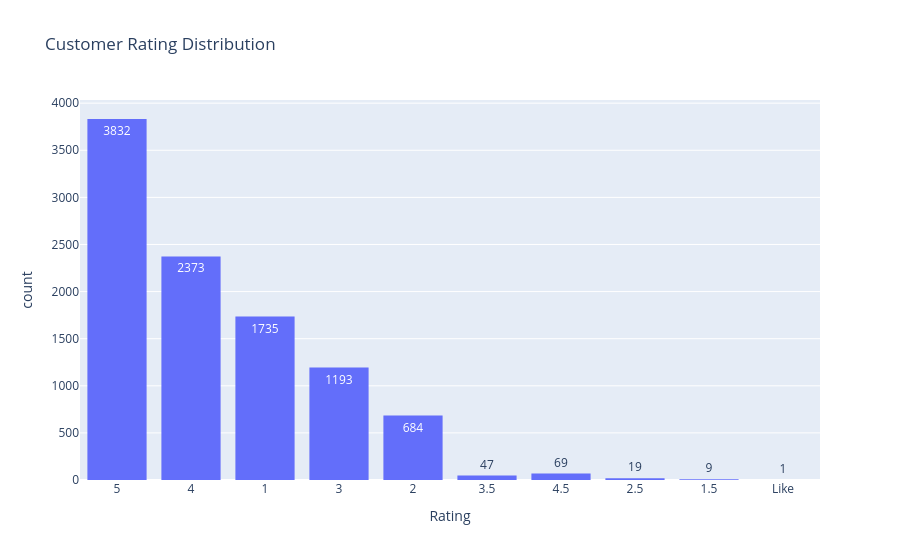

Notebook cell for this chart:
### Code cell
fig = px.histogram(
    reviews,
    x = "Rating",
    title = "Customer Rating Distribution",
    text_auto = True
)
fig.show()

### Figure 1 — Plotly figure (JSON) as saved in the notebook; plotly's stock layout.template omitted (floating-point values rounded to 4 significant figures; data arrays with more than 128 entries replaced by an {"elided": "..."} marker saying what was removed)
{"data": [{"bingroup": "x", "hovertemplate": "Rating=%{x}<br>count=%{y}<extra></extra>", "legendgroup": "", "marker": {"color": "#636efa", "pattern": {"shape": ""}}, "name": "", "orientation": "v", "showlegend": false, "texttemplate": "%{value}", "type": "histogram", "x": {"elided": "10000 str values"}, "xaxis": "x", "yaxis": "y"}], "layout": {"barmode": "relative", "legend": {"tracegroupgap": 0}, "title": {"text": "Customer Rating Distribution"}, "xaxis": {"anchor": "y", "domain": [0, 1], "title": {"text": "Rating"}}, "yaxis": {"anchor": "x", "domain": [0, 1], "title": {"text": "count"}}}}
